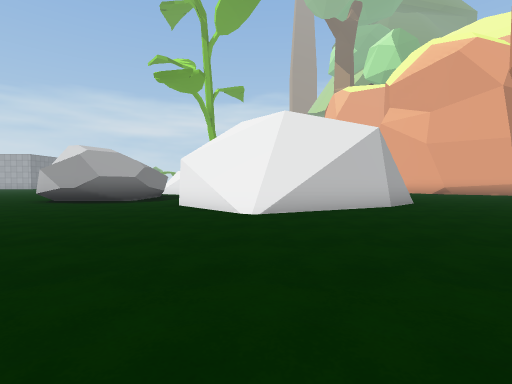
View 1 (above)

24 first-person views from a walk through a 3-D level made in the Unity game engine. The camera is 1.2 m above the floor, tilts 2° down and sees 85° across. The floor is counted in squares, 2 m on a side. Each view is taken from the middle of a square. On the plan, view 1 faces up. The plan holds only what a view shows up to about 9 squares ahead; the rest is blank. The place goes on beyond the plan. The player is left out. Some surface patterns are stand-ins.

View 2
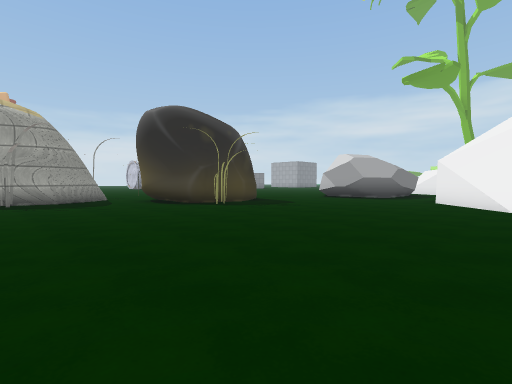

View 3
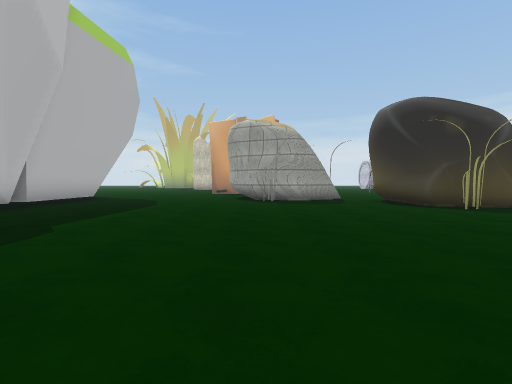

View 4
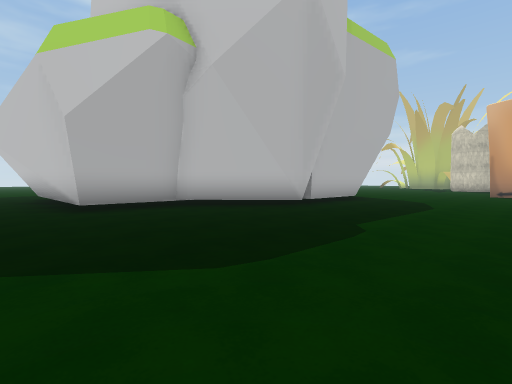

View 5
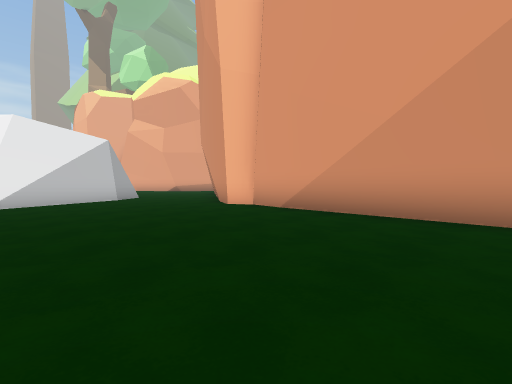

View 6
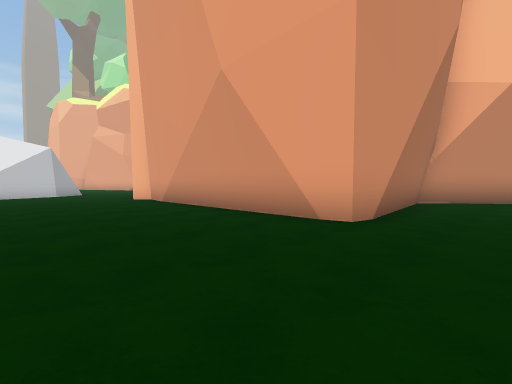

View 7
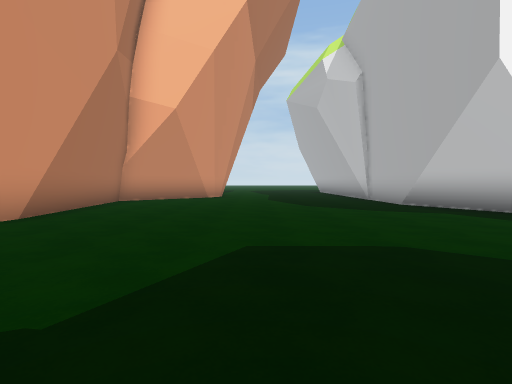

View 8
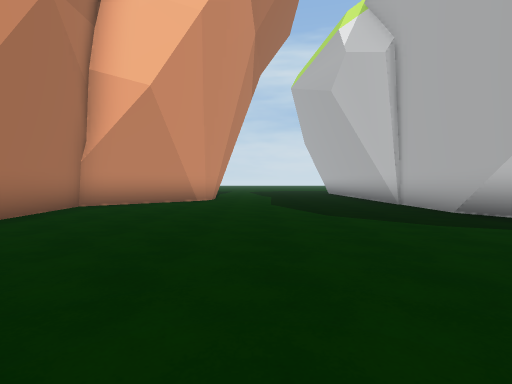

View 9
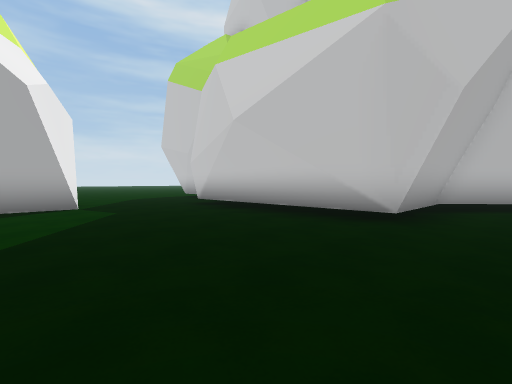

View 10
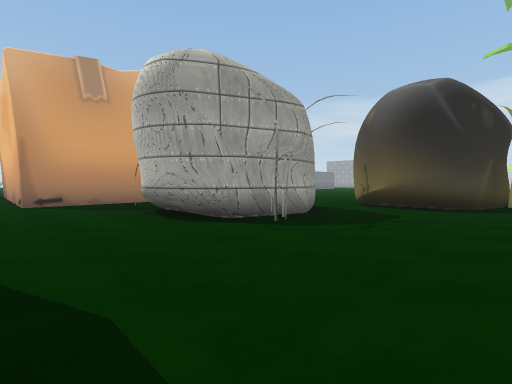

View 11
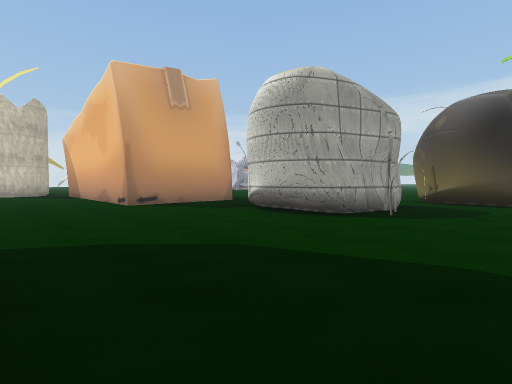

View 12
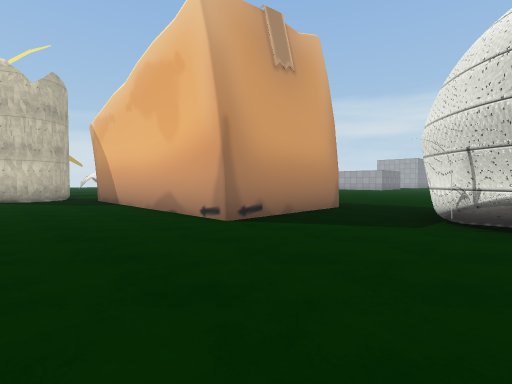

View 13
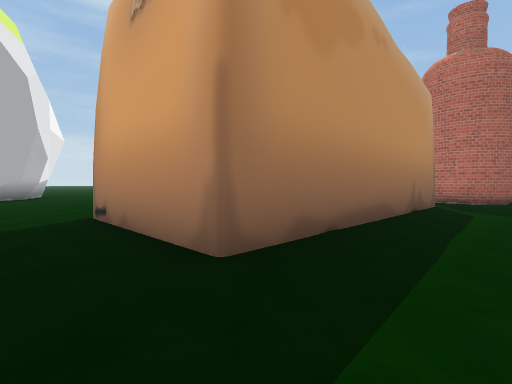

View 14
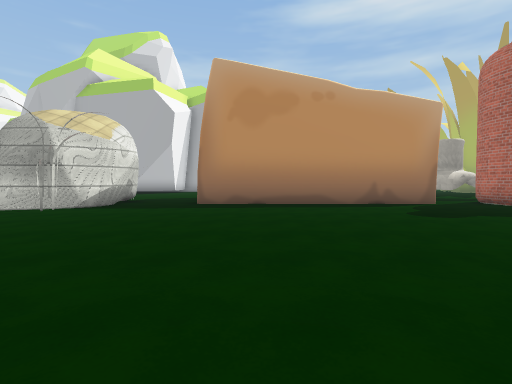

View 15
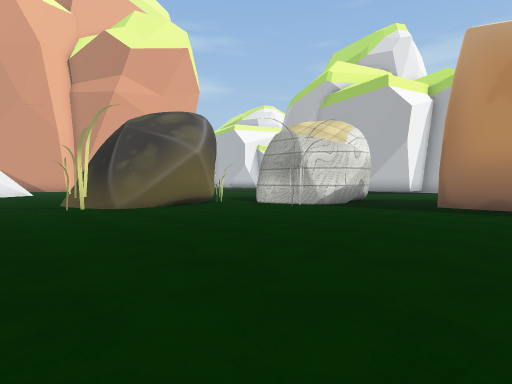

View 16
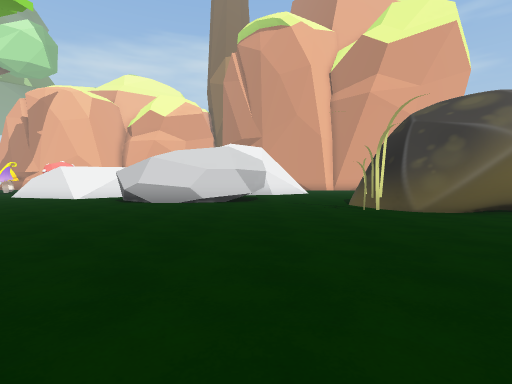

View 17
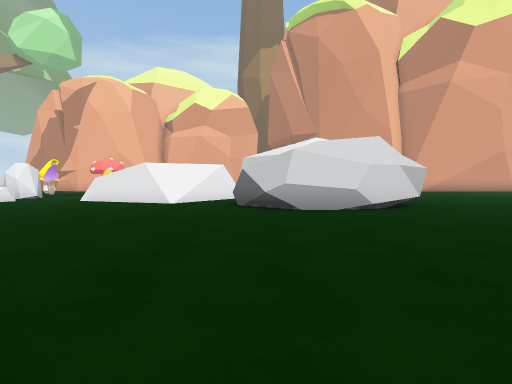

View 18
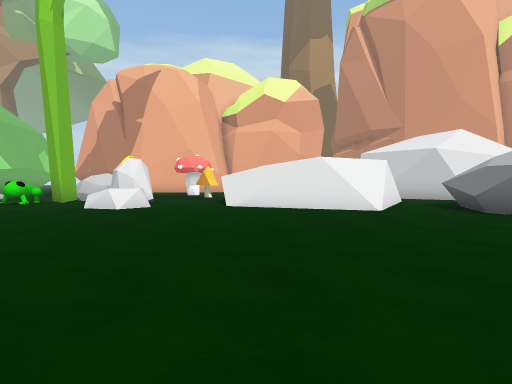

View 19
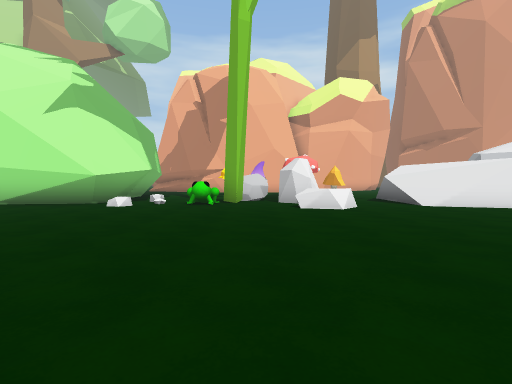

View 20
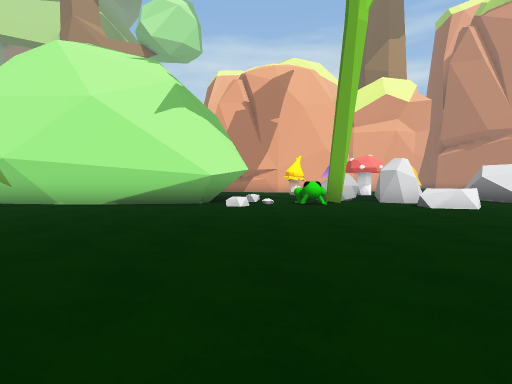

View 21
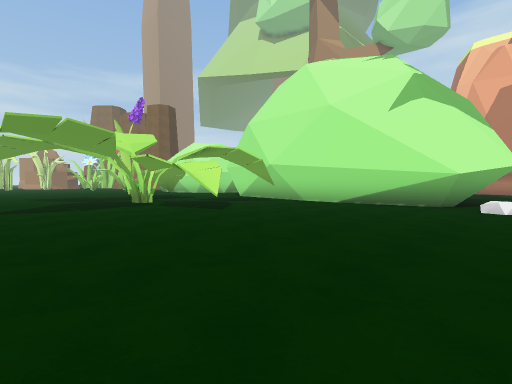

View 22
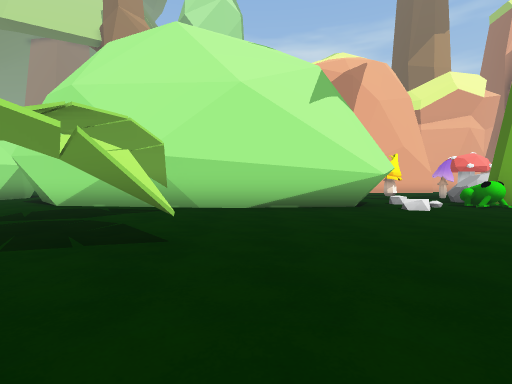

View 23
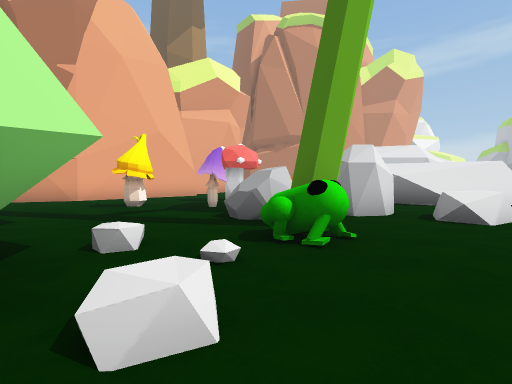

View 24
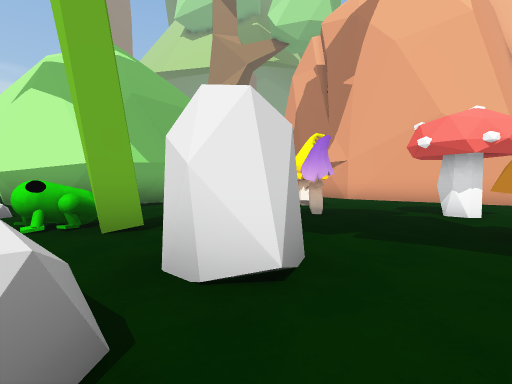

### Floor plan
Key: @ floor where view 1 was taken; # wall or solid block; . main floor; : floor 2 m higher than the main floor; + floor 2.5 m higher than the main floor; / step, stairs or slope; = window, fence, low wall or low ledge; ^ raised ledge; T thing the floor can be seen under or through; M mushroom; O other object.
Columns run from 21 left of view 1 to 11 right of it. Each row starts with its distance up from view 1.
 34           ....# ..#
 33           ....#...#
 32           ........#
 31           ......#.#
 30           ....^...#
 29           ........#
 28           ........#
 27           ........####
 26           ........TTT....
 25           ........TT.......#
 24            .......O........#
 23            .......OOO..M...#
 22           .........OO.M....#
 21            ......OOO.......#
 20             .....OO....M...#
 19             .........M.....#
 18            ....../##
 17           .......=::
 16            ......#++
 15            ......#
 14           .......##
 13          .........##
 12         ......####..
 11          .....#   ..
 10         ......#
  9        .......####.#=====#...
  8       .........###.#=====#...
  7      ..............#######..
  6     ................=##.....
  5    .........###............
  4   ..........###............#
  3  ...........###...........##
  2 ............###...........#
  1 ..........##..............#
  0 .........###.........@....#
 -1 #######..# ##.............#
 -2       #..####.............#
 -3       #...##..............#
 -4 #######...................#
 -5 ..........................#######
 -6 ................................#
 -7  ...............................#
 -8       ...   #####................
 -9       ..        ####.............
-10       ..           ##............
-11        #            #............
-12                     #............
-13                     #.... ..#####
-14                     #....  ##

Where each view was taken, in squares from view 1:
view 1: 0 up, 0 right, facing up
view 2: 2 down, 0 right, facing up-left
view 3: 2 down, 0 right, facing left
view 4: 3 down, 0 right, facing down-left
view 5: 3 down, 0 right, facing up-right
view 6: 7 down, 1 right, facing up-right
view 7: 9 down, 1 right, facing right
view 8: 9 down, 3 right, facing right
view 9: 8 down, 3 right, facing down-left
view 10: 5 down, 6 left, facing up-left
view 11: 7 down, 7 left, facing up-left
view 12: 7 down, 11 left, facing up-left
view 13: 1 up, 13 left, facing down-left
view 14: 7 up, 16 left, facing down
view 15: 7 up, 16 left, facing down-right
view 16: 8 up, 15 left, facing right
view 17: 12 up, 13 left, facing right
view 18: 17 up, 11 left, facing right
view 19: 22 up, 11 left, facing right
view 20: 25 up, 11 left, facing right
view 21: 25 up, 11 left, facing up-right
view 22: 29 up, 10 left, facing right
view 23: 26 up, 5 left, facing down-right
view 24: 19 up, 4 left, facing up-right
